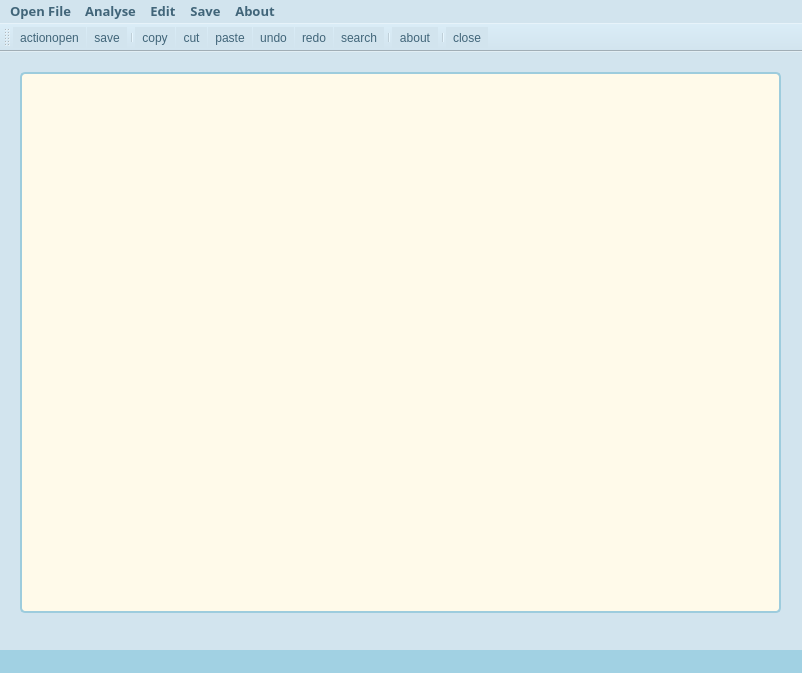
<?xml version="1.0" encoding="UTF-8"?>
<ui version="4.0">
 <class>MainWindow</class>
 <widget class="QMainWindow" name="MainWindow">
  <property name="geometry">
   <rect>
    <x>0</x>
    <y>0</y>
    <width>802</width>
    <height>673</height>
   </rect>
  </property>
  <property name="font">
   <font>
    <family>Lucida Sans</family>
    <bold>true</bold>
   </font>
  </property>
  <property name="windowTitle">
   <string>MainWindow</string>
  </property>
  <property name="windowIcon">
   <iconset resource="image.qrc">
    <normaloff>:/icon/picture/file.png</normaloff>:/icon/picture/file.png</iconset>
  </property>
  <property name="styleSheet">
   <string notr="true">background-color:rgb(210, 228, 238);
color:rgb(65, 101, 121);</string>
  </property>
  <widget class="QWidget" name="centralwidget">
   <widget class="QPlainTextEdit" name="inputtext">
    <property name="geometry">
     <rect>
      <x>20</x>
      <y>20</y>
      <width>761</width>
      <height>541</height>
     </rect>
    </property>
    <property name="font">
     <font>
      <family>Cascadia Code</family>
      <pointsize>10</pointsize>
     </font>
    </property>
    <property name="styleSheet">
     <string notr="true">background-color:rgb(255, 250, 234);
border-radius: 5px;
border:2px solid rgb(157, 204, 221);
color:black;</string>
    </property>
   </widget>
  </widget>
  <widget class="QMenuBar" name="menubar">
   <property name="geometry">
    <rect>
     <x>0</x>
     <y>0</y>
     <width>802</width>
     <height>24</height>
    </rect>
   </property>
   <property name="sizePolicy">
    <sizepolicy hsizetype="Maximum" vsizetype="Maximum">
     <horstretch>0</horstretch>
     <verstretch>0</verstretch>
    </sizepolicy>
   </property>
   <property name="font">
    <font>
     <family>Lucida Sans</family>
     <pointsize>10</pointsize>
     <bold>true</bold>
    </font>
   </property>
   <property name="autoFillBackground">
    <bool>false</bool>
   </property>
   <property name="styleSheet">
    <string notr="true"/>
   </property>
   <widget class="QMenu" name="menuopen_file">
    <property name="geometry">
     <rect>
      <x>343</x>
      <y>113</y>
      <width>170</width>
      <height>106</height>
     </rect>
    </property>
    <property name="font">
     <font>
      <family>Lucida Sans</family>
     </font>
    </property>
    <property name="styleSheet">
     <string notr="true"> QMenu::item:pressed { background-color: #6096B4; color:#EEE9DA }</string>
    </property>
    <property name="title">
     <string>Open File</string>
    </property>
    <addaction name="actionopen_txt_file"/>
    <addaction name="actionopen_cpp_file"/>
   </widget>
   <widget class="QMenu" name="menuanalyse">
    <property name="styleSheet">
     <string notr="true"/>
    </property>
    <property name="title">
     <string>Analyse</string>
    </property>
    <widget class="QMenu" name="menuanalyse_txt_file">
     <property name="title">
      <string>analyse txt file</string>
     </property>
     <property name="icon">
      <iconset resource="image.qrc">
       <normaloff>:/icon/picture/statistic.png</normaloff>:/icon/picture/statistic.png</iconset>
     </property>
     <addaction name="actionThe_kth_words"/>
    </widget>
    <widget class="QMenu" name="menuanalyse_cpp_file">
     <property name="title">
      <string>analyse cpp file</string>
     </property>
     <property name="icon">
      <iconset resource="image.qrc">
       <normaloff>:/icon/picture/statistic.png</normaloff>:/icon/picture/statistic.png</iconset>
     </property>
     <addaction name="action_The_frequency_of_the_reserved_words"/>
     <addaction name="actiondetailed_analysis"/>
    </widget>
    <addaction name="menuanalyse_txt_file"/>
    <addaction name="menuanalyse_cpp_file"/>
    <addaction name="separator"/>
    <addaction name="actionsearch"/>
   </widget>
   <widget class="QMenu" name="menusave">
    <property name="font">
     <font>
      <family>Lucida Sans</family>
     </font>
    </property>
    <property name="styleSheet">
     <string notr="true"> QMenu::item:pressed { background-color: #6096B4; color:#EEE9DA }</string>
    </property>
    <property name="title">
     <string>Save</string>
    </property>
    <addaction name="actionsave_txt_file"/>
    <addaction name="actionsave_cpp_file"/>
   </widget>
   <widget class="QMenu" name="menuEdit">
    <property name="title">
     <string>Edit</string>
    </property>
    <addaction name="actioncopy"/>
    <addaction name="actioncut"/>
    <addaction name="actionpaste"/>
    <addaction name="separator"/>
    <addaction name="actionundo"/>
    <addaction name="actionredo"/>
   </widget>
   <widget class="QMenu" name="menuAbout">
    <property name="title">
     <string>About</string>
    </property>
    <addaction name="actionabout"/>
   </widget>
   <addaction name="menuopen_file"/>
   <addaction name="menuanalyse"/>
   <addaction name="menuEdit"/>
   <addaction name="menusave"/>
   <addaction name="menuAbout"/>
  </widget>
  <widget class="QStatusBar" name="statusbar">
   <property name="font">
    <font>
     <family>Lucida Sans</family>
     <pointsize>10</pointsize>
     <bold>true</bold>
    </font>
   </property>
   <property name="styleSheet">
    <string notr="true">background-color:rgb(161, 209, 227);
color:rgb(68, 106, 127);
</string>
   </property>
  </widget>
  <widget class="QToolBar" name="toolBar">
   <property name="windowTitle">
    <string>toolBar</string>
   </property>
   <property name="floatable">
    <bool>false</bool>
   </property>
   <attribute name="toolBarArea">
    <enum>TopToolBarArea</enum>
   </attribute>
   <attribute name="toolBarBreak">
    <bool>false</bool>
   </attribute>
   <addaction name="actionopen"/>
   <addaction name="actionsave"/>
   <addaction name="separator"/>
   <addaction name="actioncopy"/>
   <addaction name="actioncut"/>
   <addaction name="actionpaste"/>
   <addaction name="actionundo"/>
   <addaction name="actionredo"/>
   <addaction name="actionsearch"/>
   <addaction name="separator"/>
   <addaction name="actionabout"/>
   <addaction name="separator"/>
   <addaction name="actionclose"/>
  </widget>
  <action name="actionopen_txt_file">
   <property name="checkable">
    <bool>false</bool>
   </property>
   <property name="checked">
    <bool>false</bool>
   </property>
   <property name="icon">
    <iconset resource="image.qrc">
     <normaloff>:/icon/picture/txt.png</normaloff>:/icon/picture/txt.png</iconset>
   </property>
   <property name="text">
    <string>open txt file</string>
   </property>
   <property name="font">
    <font>
     <family>Microsoft YaHei</family>
    </font>
   </property>
  </action>
  <action name="actionopen_cpp_file">
   <property name="checkable">
    <bool>false</bool>
   </property>
   <property name="checked">
    <bool>false</bool>
   </property>
   <property name="icon">
    <iconset resource="image.qrc">
     <normaloff>:/icon/picture/cpp.png</normaloff>:/icon/picture/cpp.png</iconset>
   </property>
   <property name="text">
    <string>open cpp file</string>
   </property>
   <property name="font">
    <font>
     <family>Microsoft YaHei</family>
    </font>
   </property>
  </action>
  <action name="actionsearch">
   <property name="checkable">
    <bool>false</bool>
   </property>
   <property name="checked">
    <bool>false</bool>
   </property>
   <property name="icon">
    <iconset resource="image.qrc">
     <normaloff>:/icon/picture/search.png</normaloff>:/icon/picture/search.png</iconset>
   </property>
   <property name="text">
    <string>search</string>
   </property>
   <property name="toolTip">
    <string>search</string>
   </property>
   <property name="shortcut">
    <string>Ctrl+F</string>
   </property>
  </action>
  <action name="actionsave">
   <property name="checkable">
    <bool>false</bool>
   </property>
   <property name="checked">
    <bool>false</bool>
   </property>
   <property name="icon">
    <iconset resource="image.qrc">
     <normaloff>:/icon/picture/floppy-disk.png</normaloff>:/icon/picture/floppy-disk.png</iconset>
   </property>
   <property name="text">
    <string>save</string>
   </property>
   <property name="shortcut">
    <string>Ctrl+S</string>
   </property>
  </action>
  <action name="actionsave_cpp_file">
   <property name="icon">
    <iconset resource="image.qrc">
     <normaloff>:/icon/picture/cpp.png</normaloff>:/icon/picture/cpp.png</iconset>
   </property>
   <property name="text">
    <string>save cpp file</string>
   </property>
   <property name="font">
    <font>
     <family>Microsoft YaHei</family>
    </font>
   </property>
  </action>
  <action name="actionsave_txt_file">
   <property name="icon">
    <iconset resource="image.qrc">
     <normaloff>:/icon/picture/txt.png</normaloff>:/icon/picture/txt.png</iconset>
   </property>
   <property name="text">
    <string>save txt file</string>
   </property>
   <property name="font">
    <font>
     <family>Microsoft YaHei</family>
    </font>
   </property>
  </action>
  <action name="actionopen">
   <property name="icon">
    <iconset resource="image.qrc">
     <normaloff>:/icon/picture/open-folder.png</normaloff>:/icon/picture/open-folder.png</iconset>
   </property>
   <property name="text">
    <string>actionopen</string>
   </property>
   <property name="toolTip">
    <string>open file</string>
   </property>
  </action>
  <action name="actionThe_kth_words">
   <property name="icon">
    <iconset resource="image.qrc">
     <normaloff>:/icon/picture/list.png</normaloff>:/icon/picture/list.png</iconset>
   </property>
   <property name="text">
    <string>The kth words</string>
   </property>
  </action>
  <action name="action_The_frequency_of_the_reserved_words">
   <property name="icon">
    <iconset resource="image.qrc">
     <normaloff>:/icon/picture/list.png</normaloff>:/icon/picture/list.png</iconset>
   </property>
   <property name="text">
    <string>frequency of reserved words</string>
   </property>
  </action>
  <action name="actiondetailed_analysis">
   <property name="icon">
    <iconset resource="image.qrc">
     <normaloff>:/icon/picture/side-menu.png</normaloff>:/icon/picture/side-menu.png</iconset>
   </property>
   <property name="text">
    <string>detailed analysis</string>
   </property>
  </action>
  <action name="actionredo">
   <property name="icon">
    <iconset resource="image.qrc">
     <normaloff>:/icon/picture/redo.png</normaloff>:/icon/picture/redo.png</iconset>
   </property>
   <property name="text">
    <string>redo</string>
   </property>
   <property name="shortcut">
    <string>Ctrl+Y</string>
   </property>
  </action>
  <action name="actionundo">
   <property name="icon">
    <iconset resource="image.qrc">
     <normaloff>:/icon/picture/undo.png</normaloff>:/icon/picture/undo.png</iconset>
   </property>
   <property name="text">
    <string>undo</string>
   </property>
   <property name="shortcut">
    <string>Ctrl+Z</string>
   </property>
  </action>
  <action name="actionclose">
   <property name="icon">
    <iconset resource="image.qrc">
     <normaloff>:/icon/picture/logout.png</normaloff>:/icon/picture/logout.png</iconset>
   </property>
   <property name="text">
    <string>close</string>
   </property>
  </action>
  <action name="actionpaste">
   <property name="icon">
    <iconset resource="image.qrc">
     <normaloff>:/icon/picture/paste.png</normaloff>:/icon/picture/paste.png</iconset>
   </property>
   <property name="text">
    <string>paste</string>
   </property>
   <property name="shortcut">
    <string>Ctrl+V</string>
   </property>
  </action>
  <action name="actioncut">
   <property name="icon">
    <iconset resource="image.qrc">
     <normaloff>:/icon/picture/scissors.png</normaloff>:/icon/picture/scissors.png</iconset>
   </property>
   <property name="text">
    <string>cut</string>
   </property>
   <property name="shortcut">
    <string>Ctrl+X</string>
   </property>
  </action>
  <action name="actioncopy">
   <property name="icon">
    <iconset resource="image.qrc">
     <normaloff>:/icon/picture/copy.png</normaloff>:/icon/picture/copy.png</iconset>
   </property>
   <property name="text">
    <string>copy</string>
   </property>
   <property name="shortcut">
    <string>Ctrl+C</string>
   </property>
  </action>
  <action name="actionabout">
   <property name="icon">
    <iconset resource="image.qrc">
     <normaloff>:/icon/picture/information.png</normaloff>:/icon/picture/information.png</iconset>
   </property>
   <property name="text">
    <string>about</string>
   </property>
  </action>
 </widget>
 <resources>
  <include location="image.qrc"/>
 </resources>
 <connections/>
</ui>
